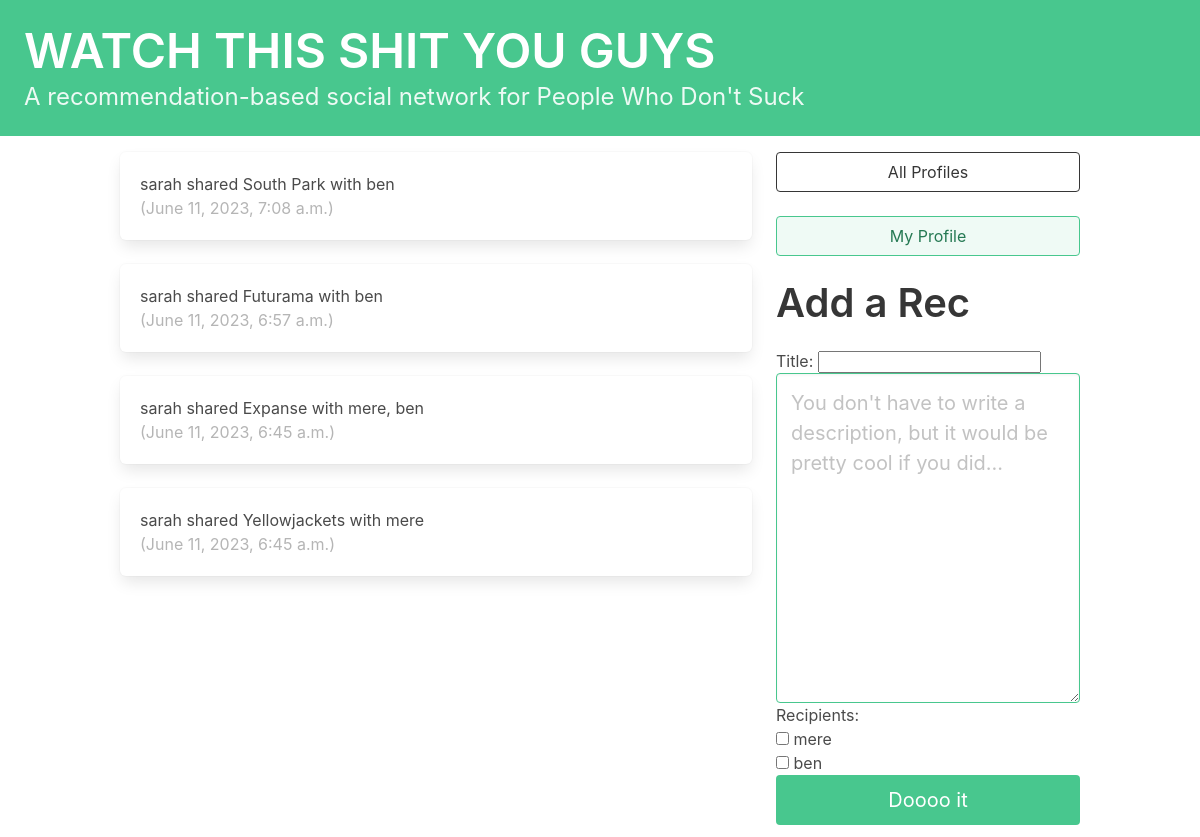
The app's page / (signed in) with its own data.
### watchthisshit/models.py (models this page shows, shortened)
class Recommendation(models.Model):
    user = models.ForeignKey(
        User, related_name="recs", on_delete=models.DO_NOTHING
    )
    recipients = models.ManyToManyField(
        Profile, related_name="received_recs", symmetrical=False, blank=True
    )
    title = models.CharField(max_length=300)
    description = models.TextField(blank=True)
    created_at = models.DateTimeField(auto_now_add=True)

class Profile(models.Model):
    user = models.OneToOneField(User, on_delete=models.CASCADE)
    follows = models.ManyToManyField(
        'self',
        related_name='followed_by',
        symmetrical=False,
        blank=True,
    )
    def __str__(self):
        return self.user.username

### watchthisshit/views.py (the view, shortened to what this page needs)
# urls.py: path("", dashboard, name="dashboard"),
def dashboard(request):
  all_recs = Recommendation.objects.all().order_by("-created_at")
  form = RecForm(initial={"user": request.user.id})
  return render(request, "watchthisshit/dashboard.html", {
    "all_recs": all_recs,
    "form": form
  })

### watchthisshit/forms.py
class RecForm(forms.ModelForm):
  title = forms.CharField(required=True)
  description = forms.CharField(widget=forms.widgets.Textarea(
    attrs={
      "placeholder": "You don't have to write a description, but it would be pretty cool if you did...",
      "class": "textarea is-success is-medium"
    }
  ), label="",)
  recipients = forms.ModelMultipleChoiceField(
    queryset=None,
    widget=forms.CheckboxSelectMultiple
  )
  class Meta:
    model = Recommendation
    fields = ["title", "description", "recipients"]
  def __init__(self, *args, **kwargs):
    super().__init__(*args, **kwargs)
    current_user_id = self.initial.get('user', None)
    self.fields["recipients"].queryset = Profile.objects.exclude(pk=current_user_id)

### watchthisshit/templates/watchthisshit/dashboard.html (shortened to what this page needs)
{% extends 'base.html' %}
{% block content %}
<div class="column">
  {% for rec in all_recs %}
  <div class="box">
    <p>{{ rec.user.username }} shared {{ rec.title }} with {{ rec.recipients.all|join:", " }}</h5>
    <p class="is-small has-text-grey-light">({{ rec.created_at }})</p>
  </div>
  {% endfor %}
</div>
<div class="column is-one-third">
  <div class="block">
    <a href="{% url 'watchthisshit:profile_list' %} ">
        <button class="button is-dark is-outlined is-fullwidth">
            All Profiles
        </button>
    </a>
  </div>
  <div class="block">
      <a href="{% url 'watchthisshit:profile' request.user.profile.id %} ">
          <button class="button is-success is-light is-outlined is-fullwidth">
              My Profile
          </button>
      </a>
  </div>
  <div class="block">
    <div class="block">
        <h2 class="title is-2">Add a Rec</p>
    </div>
    <div class="block">
      <form method="POST">
        {{ form.as_p }}
        <button class="button is-success is-fullwidth is-medium" type-"submit">Doooo it</button>
      </form>
    </div>
  </div>
</div>
{% endblock content %}

### records on screen
Recommendation: user.username "sarah", title "South Park", recipients.all "ben", created_at "June 11, 2023, 7:08 a.m."
Recommendation: user.username "sarah", title "Futurama", recipients.all "ben", created_at "June 11, 2023, 6:57 a.m."
Recommendation: user.username "sarah", title "Expanse", recipients.all "mere, ben", created_at "June 11, 2023, 6:45 a.m."
Recommendation: user.username "sarah", title "Yellowjackets", recipients.all "mere", created_at "June 11, 2023, 6:45 a.m."
